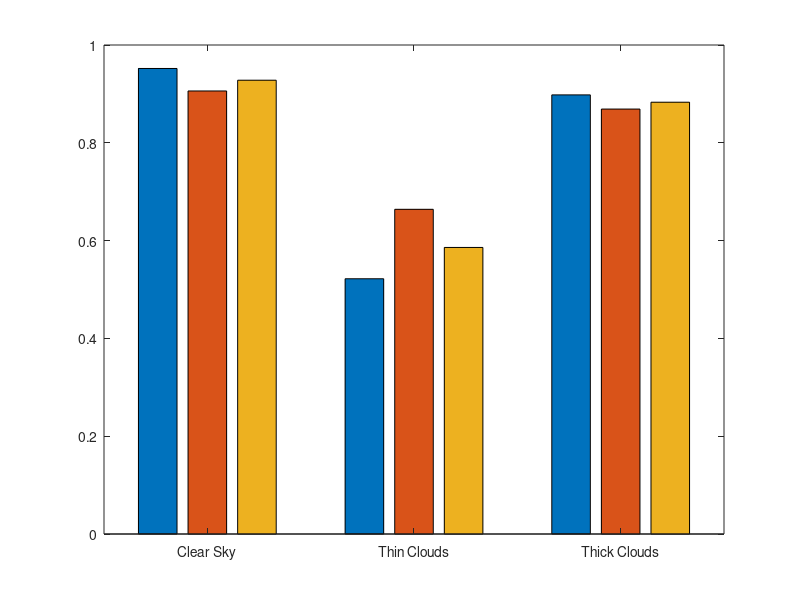
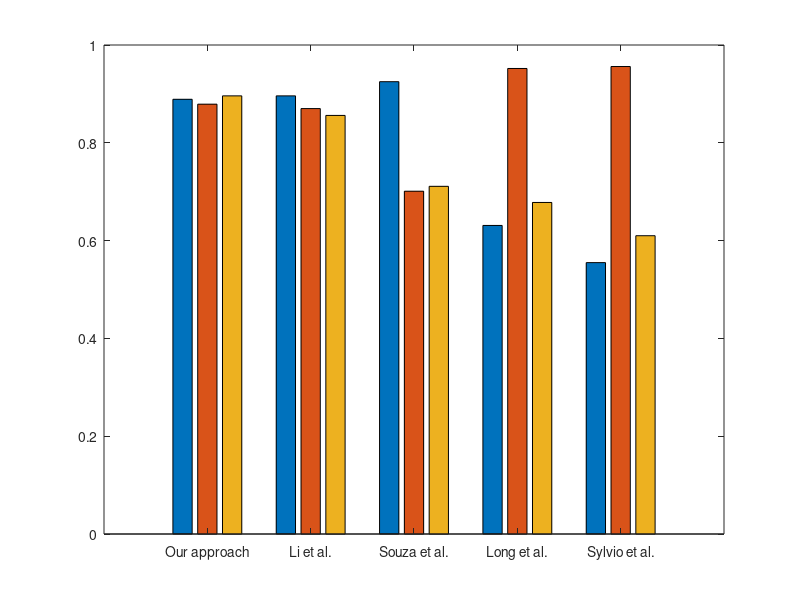

Reproduce these figures in MATLAB, in order.
% This generates the figures of the manuscript.


% Figure 2 of the manuscript
CS=[0.952   0.906   0.928];
ThinC=[0.522    0.664   0.586];
ThickC=[0.898   0.869   0.883];

mat=cat(1,CS,ThinC,ThickC);

figure;
bar(mat,'grouped');
xticklabels({'Clear Sky','Thin Clouds','Thick Clouds'})

% ====================================================

% Comparison with other approaches.
% Figure 3 of the manuscript
SS=[0.889	0.879	0.896];
HYTA=[0.896	0.870	0.856];
souza=[0.925	0.701	0.711];
long=[0.631	0.952	0.678];
sylvio=[0.555	0.956	0.610];

mat=cat(1,SS,HYTA,souza,long,sylvio);

figure;
bar(mat,'grouped');
xticklabels({'Our approach','Li et al.','Souza et al.', 'Long et al.', 'Sylvio et al.'})



